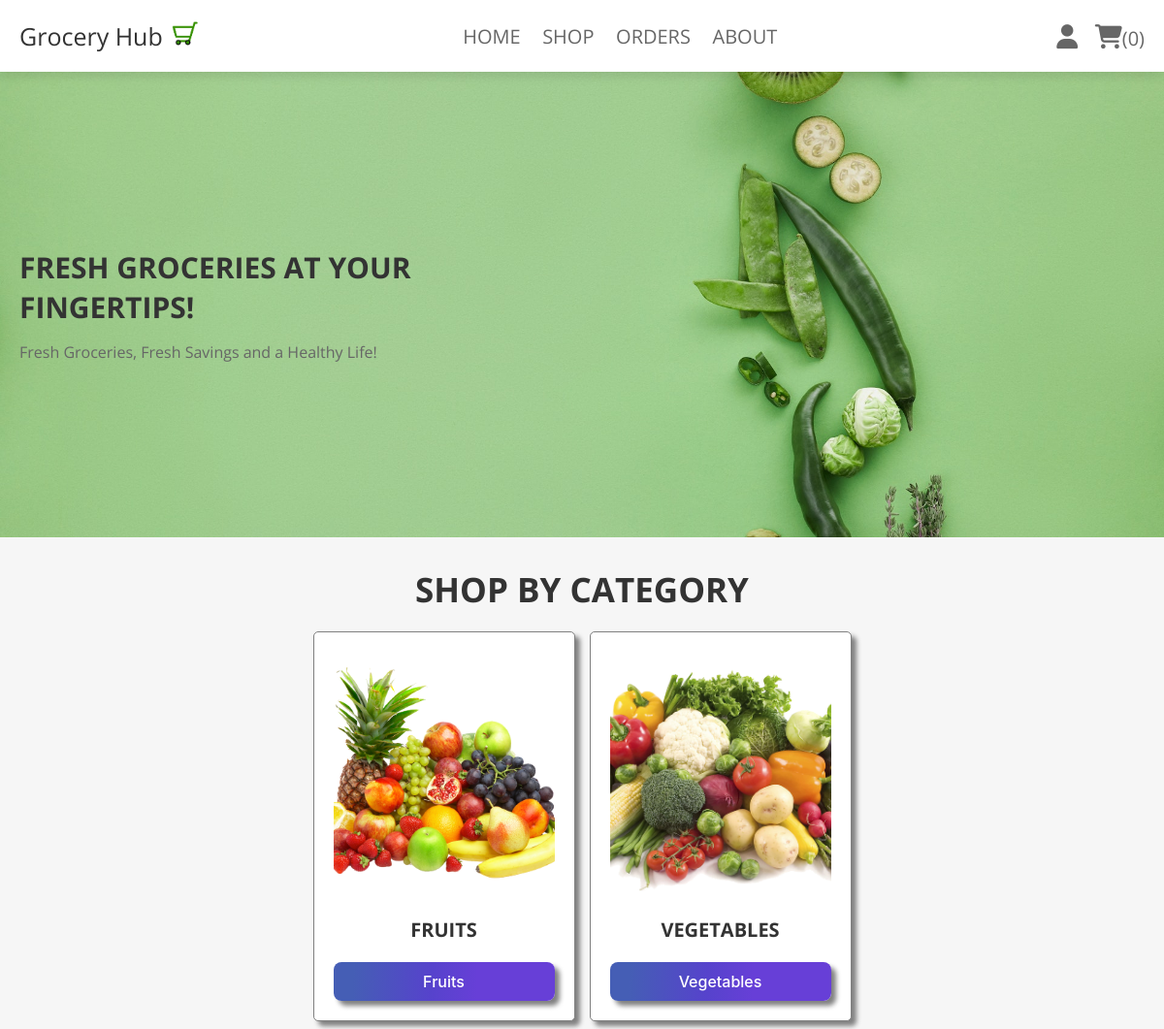
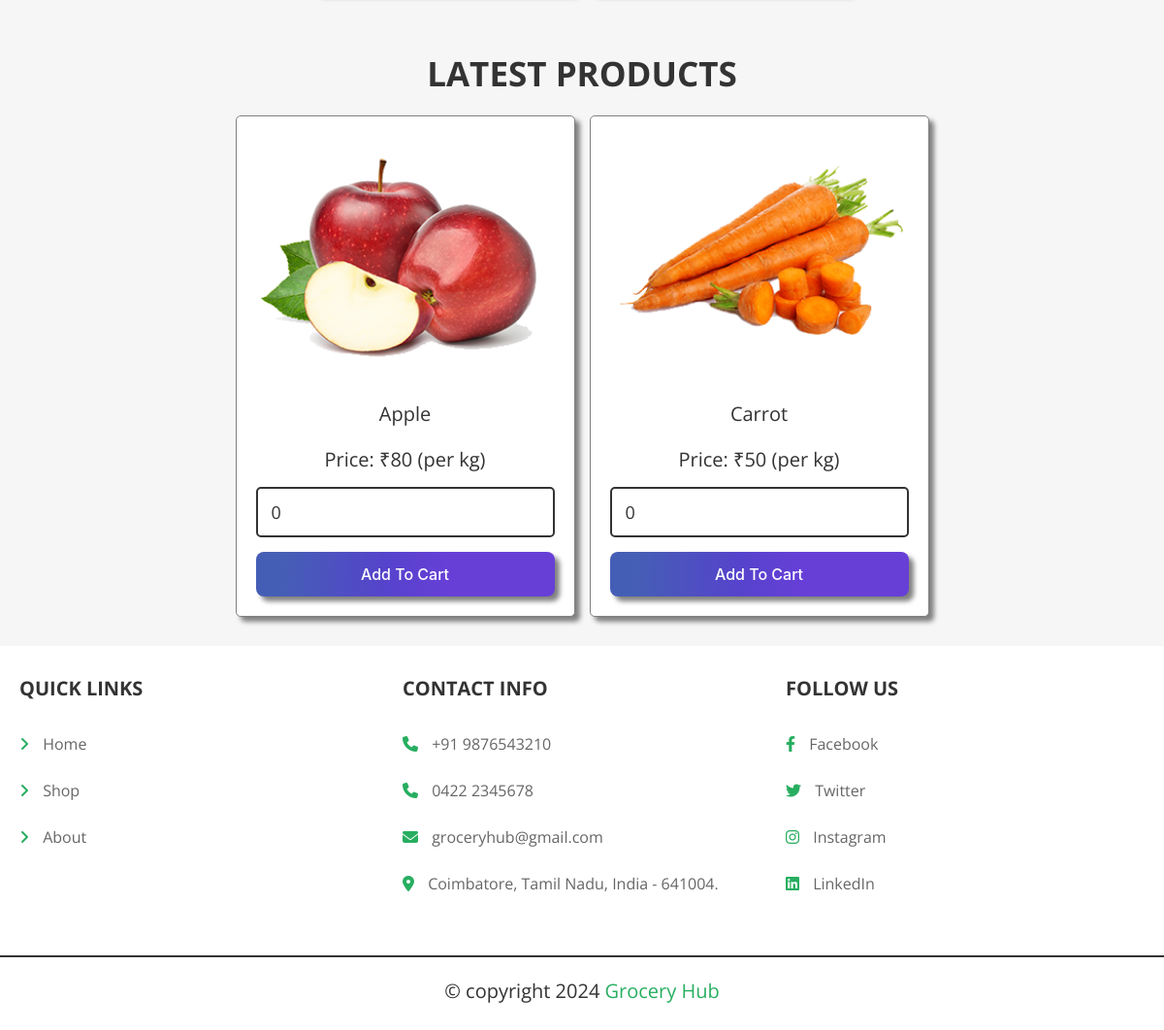
The app's page /home.php with its own data (2 pictures, top to bottom).
### tables this page shows
CREATE TABLE `category` (
  `id` int(100) NOT NULL,
  `name` varchar(100) NOT NULL,
  `image` varchar(100) NOT NULL
);

CREATE TABLE `products` (
  `id` int(100) NOT NULL,
  `name` varchar(100) NOT NULL,
  `category` varchar(20) NOT NULL,
  `price` int(100) NOT NULL,
  `image` varchar(100) NOT NULL,
  `stock` int(100) NOT NULL
);

### home.php (the view, shortened to what this page needs)
<?php
@include 'config.php';
?>
<!DOCTYPE html>
<html lang="en">
<head>
   <link rel="stylesheet" href="https://cdnjs.cloudflare.com/ajax/libs/font-awesome/6.1.1/css/all.min.css">
   <link rel="stylesheet" href="css/style.css">
</head>
<body>
<?php include 'header.php'; ?>
<div class="home-bg">
   <section class="home">
      <div class="content">
         <h3>Fresh Groceries at Your Fingertips!</h3>
         <p>Fresh Groceries, Fresh Savings and a Healthy Life!</p>
      </div>
   </section>
</div>
<section class="home-categoryU">
   <h1 class="title">Shop by Category</h1>
   <div class="box-containerU">
      <?php
         $select_cat = $conn->prepare("SELECT * FROM `category`");
         $select_cat->execute();
         if($select_cat->rowCount() > 0){
            while($fetch_cat = $select_cat->fetch(PDO::FETCH_ASSOC)){
               echo '<div class="box">';
               echo '<img src="category images/'.$fetch_cat['image'].'" alt="">';
               echo '<h3>'.$fetch_cat['name'].'</h3>';
               echo '<a href="category.php?category='.$fetch_cat['name'].'" class="btn">'.$fetch_cat['name'].'</a>';
               echo '</div>';
            }
         }
      ?>
   </div>
</section>
<section class="products">
   <h1 class="title">Latest Products</h1>
   <div class="box-container">
   <?php
      $select_products = $conn->prepare("SELECT * FROM `products` LIMIT 6");
      $select_products->execute();
   if ($select_products->rowCount() > 0) {
      while ($fetch_products = $select_products->fetch(PDO::FETCH_ASSOC)) {
   ?>
   <form action="" class="box" method="POST">
      <div class="price">₹<span><?= $fetch_products['price']; ?></span>/-</div>
      <img src="uploaded_img/<?= $fetch_products['image']; ?>" alt="">
      <div class="name"><?= $fetch_products['name']; ?></div>
      <p class="name">Price: ₹<?= $fetch_products['price']; ?> (per kg)</p>
      <input type="number" min="1" value="0" name="p_qty" class="qty">
      <input type="submit" value="add to cart" class="btn" name="add_to_cart">
   </form>
   <?php
      }
   }else{
      echo '<p class="empty">No products added yet!</p>';
   }
   ?>
   </div>
</section>
<?php include 'footer.php'; ?>
</body>
</html>

### header.php (shortened to what this page needs)
<header class="header">
   <div class="flex">
      <a href="home.php" class="logo">
         Grocery Hub
         <img class="shopping-cart-img" src="images/green-shopping-cart-icon-5.png" width="30px">
      </a>
      <nav class="navbar">
         <a href="home.php">HOME</a>
         <a href="shop.php">SHOP</a>
         <a href="orders.php">ORDERS</a>
         <a href="about.php">ABOUT</a>
      </nav>
      <div class="icons">
         <div id="user-btn" class="fas fa-user"></div>
         <?php
            $count_cart_items = $conn->prepare("SELECT * FROM `cart` WHERE user_id = ?");
            $count_cart_items->execute([$user_id]);
         ?>
         <a href="cart.php"><i class="fas fa-shopping-cart"></i><span>(<?= $count_cart_items->rowCount(); ?>)</span></a>
      </div>
   </div>
</header>

### footer.php
<footer class="footer">
   <section class="box-container">
      <div class="box">
         <h3>Quick Links</h3>
         <a href="home.php"> <i class="fas fa-angle-right"></i> Home</a>
         <a href="shop.php"> <i class="fas fa-angle-right"></i> Shop</a>
         <a href="about.php"> <i class="fas fa-angle-right"></i> About</a>
      </div>
      <div class="box">
         <h3>Contact Info</h3>
         <p> <i class="fas fa-phone"></i> +91 9876543210 </p>
         <p> <i class="fas fa-phone"></i> 0422 2345678 </p>
         <p> <i class="fas fa-envelope"></i> groceryhub@gmail.com </p>
         <p> <i class="fas fa-map-marker-alt"></i> Coimbatore, Tamil Nadu, India - 641004. </p>
      </div>
      <div class="box">
         <h3>Follow Us</h3>
         <a href="https://www.facebook.com/"> <i class="fab fa-facebook-f"></i> Facebook </a>
         <a href="https://twitter.com/"> <i class="fab fa-twitter"></i> Twitter </a>
         <a href="https://www.instagram.com/"> <i class="fab fa-instagram"></i> Instagram </a>
         <a href="https://in.linkedin.com/"> <i class="fab fa-linkedin"></i> LinkedIn </a>
      </div>
   </section>
   <p class="credit"> &copy; copyright <?= date('Y'); ?> <span>Grocery Hub</span></p>
</footer>

### css/style.css (style rules this page uses)
.home-bg { background: url(../images/bg-img.jpg) no-repeat; background-size: cover; background-position: center; }
.home-bg .home { display: flex; align-items: center; min-height: 60vh; }
.home-bg .home .content { width: 50rem; }
.home-bg .home .content h3 { font-size: 3rem; text-transform: uppercase; margin-top: 1.5rem; color:var(--black); }
.home-bg .home .content p { font-size: 1.6rem; padding:1rem 0; line-height: 2; color:var(--light-color); }
.products .box-container { display: grid; grid-template-columns: repeat(auto-fit, 35rem); gap:1.5rem; justify-content: center; align-items: flex-start; }
.products .box-container .box { padding:2rem; text-align: center; border:var(--border); border: 1px solid gray; background-color: var(--white); box-shadow: 5px 5px 5px gray; border-radius: .5rem; }
.products .box-container .box .price { position: absolute; top:1rem; left:1rem; padding:1rem; border-radius: .5rem; background-color: var(--red); font-size: 1.8rem; color:var(--white); }
.products .box-container .box .price span { font-size: 2.5rem; color:var(--white); margin:0 .2rem; }
.products .box-container .box img { width: 100%; margin-bottom: 1rem; height: 25rem; object-fit: cover; }
.products .box-container .box .name { font-size: 2rem; color:var(--black); padding:1rem 0; }
.products .box-container .box .qty { margin:.5rem 0; border-radius: .5rem; padding:1.2rem 1.4rem; font-size: 1.8rem; color:var(--black); border:var(--border); width: 100%; }
.home-categoryU .box-containerU { display: grid; grid-template-columns: repeat(auto-fit, 27rem); gap:1.5rem; justify-content: center; align-items: flex-start; }
.home-categoryU .box-containerU .box { padding:2rem; text-align: center; border:var(--border); border: 1px solid gray; background-color: var(--white); box-shadow: 5px 5px 5px gray; border-radius: .5rem; }
.home-categoryU .box-containerU .box img { width: 100%; margin-bottom: 1rem; height: 25rem; object-fit: cover; }
.home-categoryU .box-containerU .box h3 { text-transform: uppercase; color:var(--black); padding:1rem 0; font-size: 2rem; }
.home-categoryU .box-containerU .btn { background-image: linear-gradient(92.88deg, #455EB5 9.16%, #5643CC 43.89%, #673FD7 64.72%); border-radius: 8px; border-style: none; box-sizing: border-box; color: #FFFFFF; display: flex; align-items: center; justify-content: center; cursor: pointer; flex-shrink: 0; font-family: "Inter UI","SF Pro Display",-apple-system,BlinkMacSystemFont,"Segoe UI",Roboto,Oxygen,Ubuntu,Cantarell,"Open Sans","Helvetica Neue",sans-serif; font-size: 16px; font-weight: 500; height: 4rem; padding: 0 1.6rem; text-align: center; box-shadow: 5px 5px 5px gray; user-select: none; -webkit-user-select: none; touch-action: manipulation; }

### records on screen
category: image (picture), name "FRUITS", name "Fruits"
category: image (picture), name "VEGETABLES", name "Vegetables"
products: image (picture), name "Apple", price "80"
products: image (picture), name "Carrot", price "50"

### other values on screen
$count_cart_items->rowCount() "0"
